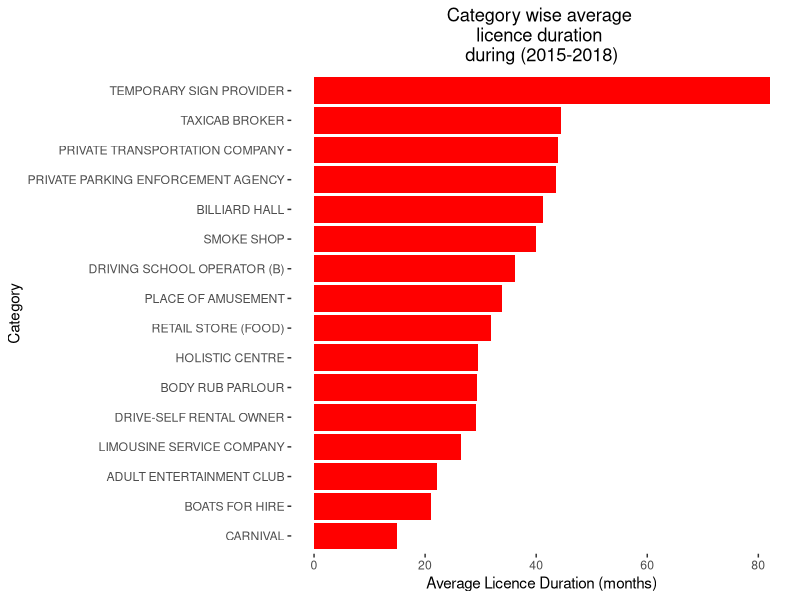
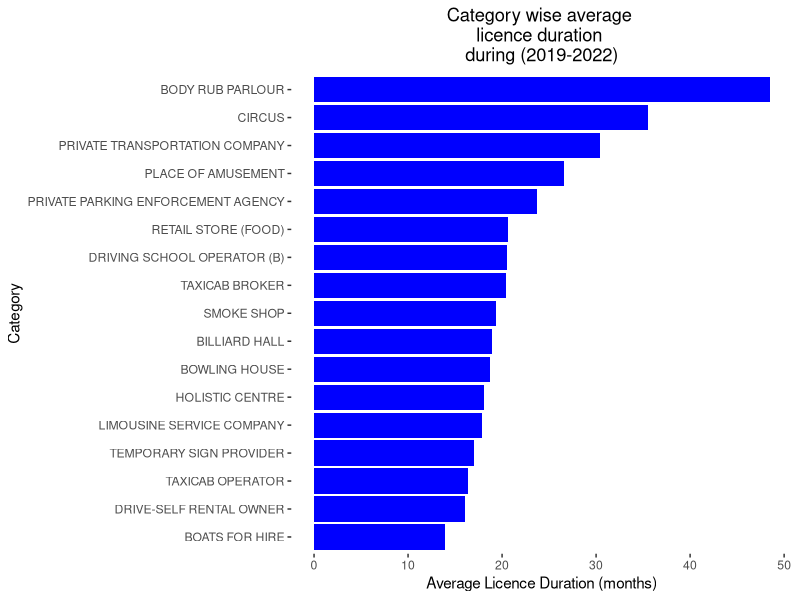
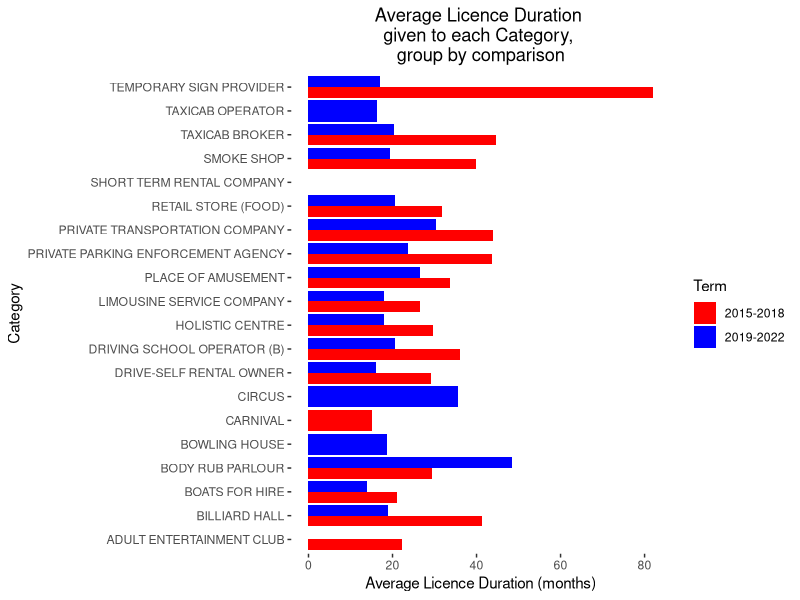
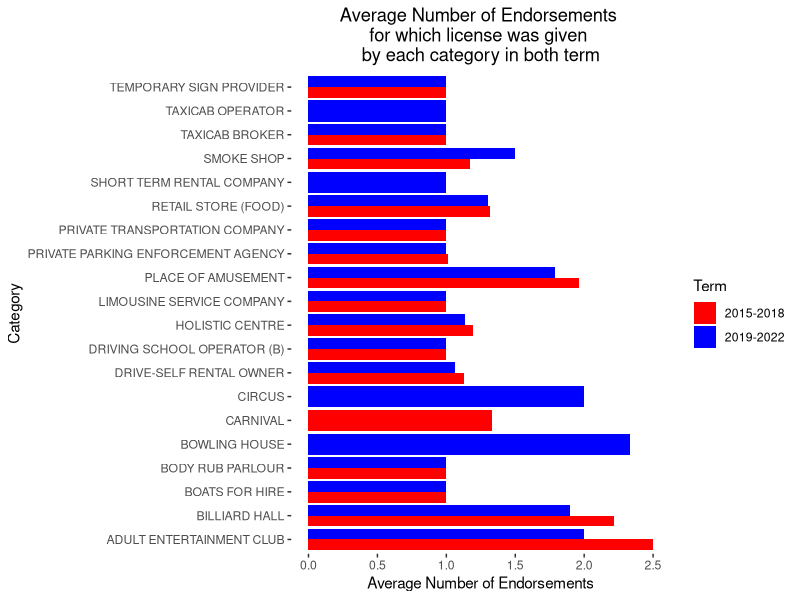

Write R code to recreate these figures, in order.
## ---- chunk 1
#| include: false
#| warning: false
#| message: false
library(tidyverse)
library(knitr)
library(kableExtra)
library(here)
library(ggplot2)
## ---- chunk 2
#| echo: false
#| warning: false
#| message: false
#| label: tbl-sampledata
#| fig-pos: "H"
#| tbl-cap: "Sample of cleaned Municipal Licensing & Standards data set (Issue Duration in Months)"

cleaned_data <- read_csv(file = here("inputs/data/cleaned_data.csv"))
cleaned_data <- as.data.frame(cleaned_data)
res <- head(cleaned_data)
colnames(res) <- c('Category', 'Num Endorsements', 'Issued year', 'Issue duration')
kable(res, format = "latex") |> kable_styling(latex_options="scale_down")
## ---- chunk 3
#| echo: false
#| warning: false
#| message: false
#| label: tbl-catall
#| fig-pos: "H"
#| tbl-cap: "Licenses issued during all years"

cleaned_data <- read_csv(file = here("inputs/data/cleaned_data.csv"))
df1 <- as.data.frame(prop.table(table(cleaned_data$Category)))
colnames(df1) <- c("Category", "Percentage(%)")
df1$`Percentage(%)` <- df1$`Percentage(%)`*100
result <- kable(df1) |> kable_styling(latex_options="scale_down") 
result
## ---- chunk 4
#| echo: false
#| warning: false
#| message: false
#| label: tbl-merged
#| fig-pos: "H"
#| tbl-cap: "Licenses issued during 2015-2018 and 2019-2022"

df_2015_2018 <- cleaned_data %>% filter(Issued_year %in% seq(2015, 2018))
df2 <- as.data.frame(prop.table(table(df_2015_2018$Category)))
colnames(df2) <- c("Category", "Percentage(%)")
df2$`Percentage(%)` <- df2$`Percentage(%)`*100
result <- kable(df2) 

df_2019_2022 <- cleaned_data %>% filter(Issued_year %in% seq(2019, 2022))
df3 <- as.data.frame(prop.table(table(df_2019_2022$Category)))
colnames(df3) <- c("Category", "Percentage(%)")
df3$`Percentage(%)` <- df3$`Percentage(%)`*100
result2 <- kable(df3) 

combined_df <- full_join(df2, df3, by = "Category")
colnames(combined_df) <- c("Category", "Percentage(%)\n[2015-2018]", "Percentage(%)\n[2019-2022]")
kable(combined_df) |> kable_styling(latex_options="scale_down") 
## ---- chunk 5
#| echo: false
#| eval: true
#| warning: false
#| message: false
#| label: fig-plots_1
#| fig-pos: "H"
#| fig-cap: "Category wise average licence duration (Months) \nfor reference" 
#| fig-subcap:
#|   - "During (2015-2018)"
#|   - "During (2019-2022)" 
#| layout-ncol: 2

df_2015_2018_duration <- df_2015_2018 %>% group_by(Category) %>% summarise(mean(Issue_duration, na.rm = TRUE))
colnames(df_2015_2018_duration) <- c("Category", "AverageDuration")
df_2015_2018_duration <- df_2015_2018_duration %>% arrange(desc(AverageDuration)) %>% drop_na()

df_2019_2022_duration <- df_2019_2022 %>% group_by(Category) %>% summarise(mean(Issue_duration, na.rm = TRUE))
colnames(df_2019_2022_duration) <- c("Category", "AverageDuration")
df_2019_2022_duration <- df_2019_2022_duration %>% arrange(desc(AverageDuration)) %>% drop_na()

g1 <- ggplot(df_2015_2018_duration, aes(x = reorder(Category, AverageDuration), y = AverageDuration)) +
  geom_bar(stat = "identity", fill ="red") +
  labs(title = "Category wise average \nlicence duration \nduring (2015-2018)", 
       x = "Category", y = "Average Licence Duration (months)") +
  theme(plot.title = element_text(hjust = 0.5), panel.grid = element_blank(), 
        panel.background = element_rect(fill = "white")) + coord_flip()
print(g1)

g2 <- ggplot(df_2019_2022_duration, aes(x = reorder(Category, AverageDuration), y = AverageDuration)) +
  geom_bar(stat = "identity", fill ="blue") +
  labs(title = "Category wise average \nlicence duration \nduring (2019-2022)", 
       x = "Category", y = "Average Licence Duration (months)") +
  theme(plot.title = element_text(hjust = 0.5), panel.grid = element_blank(), 
        panel.background = element_rect(fill = "white")) + coord_flip()
print(g2)

## ---- chunk 6
#| echo: false
#| eval: true
#| warning: false
#| message: false
#| fig-pos: "H"
#| label: fig-plots_combined
#| fig-cap: "Category wise average licence duration (Months)" 

df_2015_2018$Term <- "2015-2018"
df_2019_2022$Term <- "2019-2022"
df_combined <- rbind(df_2015_2018, df_2019_2022)
df_combined_duration <- df_combined %>% group_by(Term, Category) %>% summarise(mean(Issue_duration, na.rm = TRUE))
colnames(df_combined_duration) <- c("Term", "Category", "AverageDuration")

g5 <- ggplot(df_combined_duration, aes(x = Category, 
                                       y = AverageDuration, fill=Term)) +
  geom_bar(stat = "identity", position = "dodge") +
  labs(title = "Average Licence Duration \ngiven to each Category, \ngroup by comparison", 
       x = "Category", y = "Average Licence Duration (months)") +
  scale_fill_manual(values = c('2015-2018'='red','2019-2022'='blue'))+
  theme(plot.title = element_text(hjust = 0.5), panel.grid = element_blank(), 
        panel.background = element_rect(fill = "white")) + coord_flip()
print(g5)
## ---- chunk 7
#| echo: false
#| eval: true
#| warning: false
#| message: false
#| fig-pos: "H"
#| label: fig-plots_combined_endors
#| fig-cap: "Category wise average number of endorsements" 

df_combined_num_exp <- df_combined %>% group_by(Term, Category) %>% summarise(mean(Num_Endorsements, na.rm = TRUE))
colnames(df_combined_num_exp) <- c("Term", "Category", "AverageNumExp")
g7 <- ggplot(df_combined_num_exp, aes(x = Category, 
                                       y = AverageNumExp, fill=Term)) +
  geom_bar(stat = "identity", position = "dodge") +
  labs(title = "Average Number of Endorsements \nfor which license was given \nby each category in both term", 
       x = "Category", y = "Average Number of Endorsements") +
  scale_fill_manual(values = c('2015-2018'='red','2019-2022'='blue')) +
  theme(plot.title = element_text(hjust = 0.5), panel.grid = element_blank(), 
        panel.background = element_rect(fill = "white")) + coord_flip()
print(g7)
